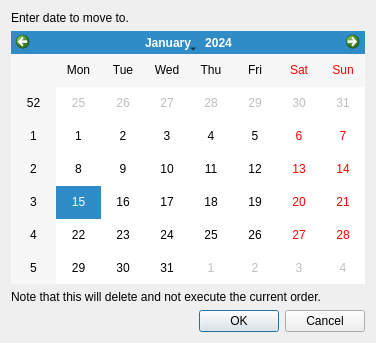
<?xml version="1.0" encoding="UTF-8"?>
<ui version="4.0">
 <class>MoveDialog</class>
 <widget class="QDialog" name="MoveDialog">
  <property name="geometry">
   <rect>
    <x>0</x>
    <y>0</y>
    <width>376</width>
    <height>343</height>
   </rect>
  </property>
  <property name="windowTitle">
   <string>Move multiple days</string>
  </property>
  <property name="windowIcon">
   <iconset>
    <normaloff>Stock-Prophet.jpg</normaloff>Stock-Prophet.jpg</iconset>
  </property>
  <layout class="QVBoxLayout" name="verticalLayout">
   <item>
    <widget class="QLabel" name="label">
     <property name="text">
      <string>Enter date to move to.</string>
     </property>
    </widget>
   </item>
   <item>
    <widget class="QCalendarWidget" name="calendarWidget"/>
   </item>
   <item>
    <widget class="QLabel" name="label_2">
     <property name="text">
      <string>Note that this will delete and not execute the current order.</string>
     </property>
    </widget>
   </item>
   <item>
    <widget class="QDialogButtonBox" name="buttonBox">
     <property name="orientation">
      <enum>Qt::Horizontal</enum>
     </property>
     <property name="standardButtons">
      <set>QDialogButtonBox::Cancel|QDialogButtonBox::Ok</set>
     </property>
    </widget>
   </item>
  </layout>
 </widget>
 <resources/>
 <connections>
  <connection>
   <sender>buttonBox</sender>
   <signal>accepted()</signal>
   <receiver>MoveDialog</receiver>
   <slot>accept()</slot>
   <hints>
    <hint type="sourcelabel">
     <x>248</x>
     <y>254</y>
    </hint>
    <hint type="destinationlabel">
     <x>157</x>
     <y>274</y>
    </hint>
   </hints>
  </connection>
  <connection>
   <sender>buttonBox</sender>
   <signal>rejected()</signal>
   <receiver>MoveDialog</receiver>
   <slot>reject()</slot>
   <hints>
    <hint type="sourcelabel">
     <x>316</x>
     <y>260</y>
    </hint>
    <hint type="destinationlabel">
     <x>286</x>
     <y>274</y>
    </hint>
   </hints>
  </connection>
 </connections>
</ui>
